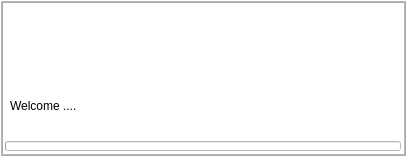
<?xml version="1.0" encoding="UTF-8"?>
<ui version="4.0">
 <class>WelcomeWindow</class>
 <widget class="QWidget" name="WelcomeWindow">
  <property name="geometry">
   <rect>
    <x>0</x>
    <y>0</y>
    <width>406</width>
    <height>156</height>
   </rect>
  </property>
  <property name="sizePolicy">
   <sizepolicy hsizetype="Preferred" vsizetype="Minimum">
    <horstretch>0</horstretch>
    <verstretch>0</verstretch>
   </sizepolicy>
  </property>
  <property name="windowTitle">
   <string>Nemesis 08</string>
  </property>
  <property name="layoutDirection">
   <enum>Qt::RightToLeft</enum>
  </property>
  <property name="styleSheet">
   <string notr="true">QWidget {
	background-color: #FFFFFF;
}</string>
  </property>
  <layout class="QVBoxLayout">
   <property name="spacing">
    <number>3</number>
   </property>
   <property name="margin">
    <number>0</number>
   </property>
   <item>
    <widget class="QFrame" name="frame">
     <property name="frameShape">
      <enum>QFrame::Box</enum>
     </property>
     <property name="frameShadow">
      <enum>QFrame::Raised</enum>
     </property>
     <property name="lineWidth">
      <number>1</number>
     </property>
     <property name="midLineWidth">
      <number>1</number>
     </property>
     <layout class="QVBoxLayout">
      <property name="spacing">
       <number>2</number>
      </property>
      <property name="margin">
       <number>2</number>
      </property>
      <item>
       <widget class="QLabel" name="mainLabel">
        <property name="sizePolicy">
         <sizepolicy hsizetype="Preferred" vsizetype="Minimum">
          <horstretch>0</horstretch>
          <verstretch>0</verstretch>
         </sizepolicy>
        </property>
        <property name="font">
         <font>
          <family>Serif</family>
          <pointsize>12</pointsize>
          <weight>75</weight>
          <bold>true</bold>
         </font>
        </property>
        <property name="layoutDirection">
         <enum>Qt::LeftToRight</enum>
        </property>
        <property name="text">
         <string/>
        </property>
        <property name="textFormat">
         <enum>Qt::RichText</enum>
        </property>
        <property name="pixmap">
         <pixmap>:/images/NemesisCore/MainLogo.png</pixmap>
        </property>
        <property name="alignment">
         <set>Qt::AlignCenter</set>
        </property>
       </widget>
      </item>
      <item>
       <widget class="QLabel" name="progressLabel">
        <property name="layoutDirection">
         <enum>Qt::LeftToRight</enum>
        </property>
        <property name="text">
         <string>Welcome ....</string>
        </property>
        <property name="textFormat">
         <enum>Qt::AutoText</enum>
        </property>
        <property name="alignment">
         <set>Qt::AlignLeading|Qt::AlignLeft|Qt::AlignVCenter</set>
        </property>
        <property name="margin">
         <number>0</number>
        </property>
        <property name="indent">
         <number>5</number>
        </property>
       </widget>
      </item>
      <item>
       <widget class="QProgressBar" name="progressBar">
        <property name="maximumSize">
         <size>
          <width>16777215</width>
          <height>10</height>
         </size>
        </property>
        <property name="layoutDirection">
         <enum>Qt::LeftToRight</enum>
        </property>
        <property name="value">
         <number>0</number>
        </property>
        <property name="alignment">
         <set>Qt::AlignJustify</set>
        </property>
        <property name="textVisible">
         <bool>false</bool>
        </property>
        <property name="invertedAppearance">
         <bool>false</bool>
        </property>
        <property name="format">
         <string/>
        </property>
       </widget>
      </item>
     </layout>
    </widget>
   </item>
  </layout>
 </widget>
 <resources/>
 <connections/>
</ui>
